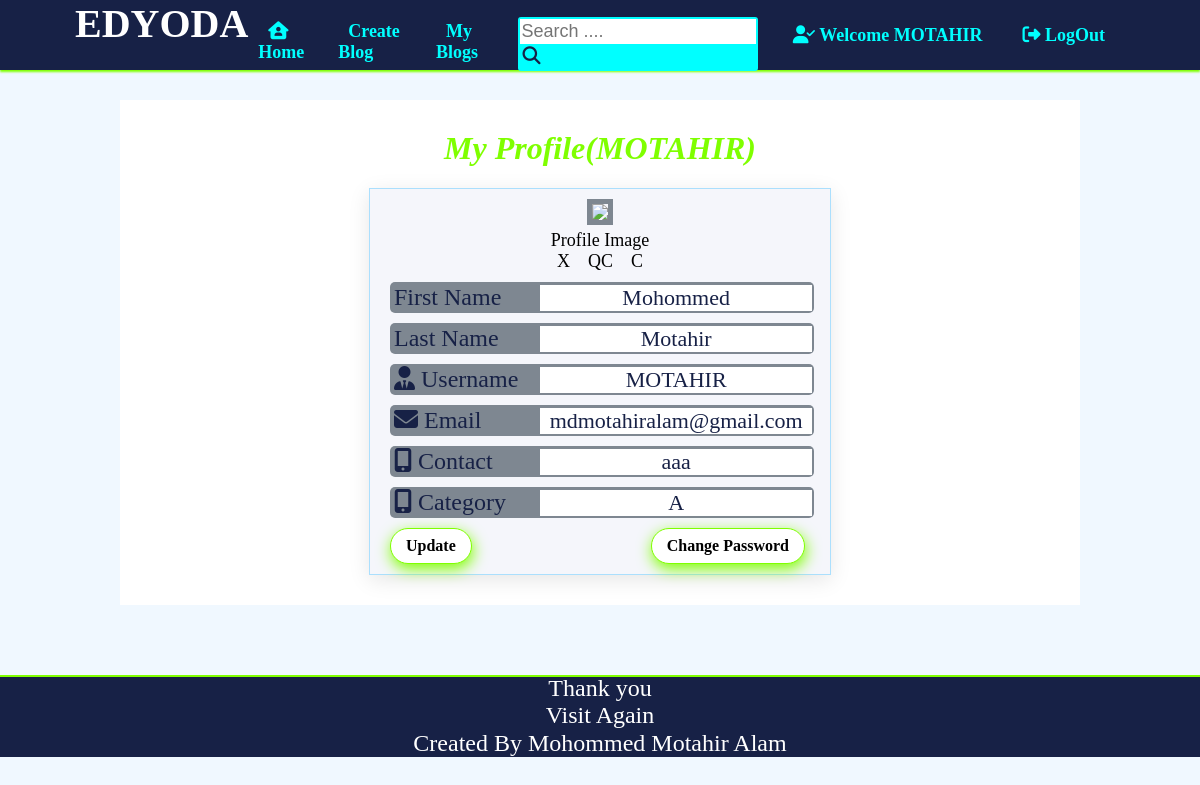
Screenshot of /account/1 with the database file from the repository.
### account/models.py (models this page shows, shortened)
class User(AbstractUser):
    CATEGORY_CHOICES=[('A','Author'),('R','Reader')]
    email=models.EmailField(unique=True)
    contact=models.CharField(max_length=10)
    image=models.ImageField(upload_to='account/',blank=True)
    bio=models.TextField(blank=True)
    category=models.CharField(choices=CATEGORY_CHOICES,default="R",max_length=1)
    REQUIRED_FIELDS=('email','category','first_name','last_name',)

### account/views.py (the view)
# urls.py: path("<int:pk>",UserDetailView.as_view(),name='Details'),
class UserDetailView(generic.DetailView):
    model=get_user_model()
    template_name = "registration/User Details.html"

### account/templates/registration/User Details.html (shortened to what this page needs)
{%extends 'blog/Base.html'%}
{%load static%}
{%block extra_head%}
    <link rel="stylesheet" href="{%static "blog/css/profile.css"%}">
{% endblock %}
{%block content%}
    <div id='wraper'>
        <h1>My Profile({{user.username}})</h1>
        <div id='details_wraper'>
            <div class='profile_img'>
                {% if user.image %}
                    <img style='width:100px; border:5px solid rgb(126, 135, 145);' src="{{user.image.url}}">
                {% else %}
                    <img style='width:100px; border:5px solid rgb(126, 135, 145);' src="https://philadelphiapsychology.org/wp-content/uploads/2018/07/male-profile-picture.png">
                {% endif %}
                <p>Profile Image</p>
                <p>{{user.bio|safe}}</p>
            </div>
            <div class="field">
                <div class='iconfield'>
                    <span>First Name</span>
                </div>
                <div class='userfield'>{{user.first_name}}</div>
            </div>
            <div class="field">
                <div class='iconfield'>
                    <span>Last Name</span>
                </div>
                <div class='userfield'>{{user.last_name}}</div>
            </div>
            <div class="field">
                <div class='iconfield'>
                    <i class="fas fa-user-tie"></i>
                    <span>Username</span>
                </div>
                <div class='userfield'>{{user.username}}</div>
            </div>
            <div class="field">
                <div class='iconfield'>
                    <i class="fa fa-envelope"></i>
                    <span>Email</span>
                </div>
                <div class='userfield'>{{user.email}}</div>
            </div>
            <div class="field">
                <div class='iconfield'>
                    <i class="fas fa-mobile-alt"></i>
                    <span>Contact</span>
                </div>
                <div class='userfield'>{{user.contact}}</div>
            </div>
            <div class="field">
                <div class='iconfield'>
                    <i class="fas fa-mobile-alt"></i>
                    <span>Category</span>
                </div>
                <div class='userfield'>{{user.category}}</div>
            </div>
            <div id='updatepart'>
                <a class="link" href="{%url 'Update' user.id%}"><button>Update</button></a>
                <a class="link" href="{%url 'password_change' %}"><button>Change Password</button></a>
            </div>
        </div>
    </div>
{% endblock %}

### blog/templates/blog/Base.html (shortened to what this page needs)
{%load static%}
<!DOCTYPE html>
<html>
    <head>
        <link rel="stylesheet" href="{% static "blog/css/Base.css"%}">
        {% block extra_head %}
        {% endblock %}
    </head>
    <body>
        <header>
            <div id="nav1">
                <span id="Edyoda">EDYODA</span>
                {% if user.is_authenticated %}
                    <a class="link" href="{%url 'home' %}"><span class="nav1"><i class="fas fa-house-user"></i> Home</span></a>
                    <a class="link" href="{%url 'Create Blog' %}"><span class="nav1">Create Blog</span></a>
                    <a class="link" href="{%url 'My Blog' user.get_username%}"><span class="nav1">My Blogs</span></a>
                {% endif %}
                <form class='search_box' method='get' action="{%url 'search'%}">
                    <input class='search_bar' type='search' placeholder='Search ....' name='query' id='query'>
                    <button class='search_btn' type='submit'><i class="fas fa-search"></i></button>
                </form>
            </div>
            <nav id="nav2">
                {%if user.is_authenticated %}
                    <a class="link" href="{%url 'Details' user.id %}"><span class="nav2"><i class="fas fa-user-check"></i> Welcome {{user.get_username}}</span></a>
                    <a class="link" href="{%url 'logout' %}"><span class="nav2"><i class="fas fa-sign-out-alt"></i> LogOut</span></a>
                {% else %}
                    <a class="link" href="{%url 'home' %}"><span class="nav2"><i class="fas fa-home"> </i>Home</span></a>
                    <a class="link" href="{%url 'login' %}"><span class="nav2"><i class="fas fa-sign-in-alt"></i> LogIn</span></a>
                    <a class="link" href="{%url 'Contact Us' %}"><span class="nav2">Contact Us</span></a>
                {% endif %}
            </nav>
        </header>
        <div id="container">
            {% block content %}
            {% endblock %}
        </div>
        <footer>
            <p>Thank you<br>Visit Again<p>
            <p>Created By Mohommed Motahir Alam</p>
        </footer>
    </body>
</html>

### blog/static/blog/css/Base.css (style rules this page uses)
html { scroll-behavior: smooth; }
body { margin: 0px; padding: 0px; background-color: aliceblue; font-family: 'Times New Roman', Times, serif; }
header { box-sizing: border-box; background-color: #172146; box-shadow: 0px 2px 2px #7fff00; width: 100%; height: 70px; position: fixed; top:0px; display: flex; justify-content: space-between; align-items: center; padding: 15px 75px; }
#nav1 { width: 65%; text-align: left; display: flex; justify-content: start; align-items: baseline; }
#nav2 { width: 35%; text-align: right; display: flex; justify-content: flex-end; align-items: baseline; }
#Edyoda { color:white; font-weight: bolder; font-size: 40px; margin: 0px; margin-right: 10px; }
.nav1 { color: aqua; font-weight: bolder; font-size: 18px; margin:0px 10px; }
.nav2 { color: aqua; font-weight: bolder; font-size: 18px; margin:0px 20px; }
footer { box-sizing: border-box; box-shadow: inset 0px 2px 0px #7fff00; background-color: #172146; width: 100%; height: 100%; color: white; font-size: 24px; text-align: center; }
footer p { margin: 1px; }
#container { width: 80%; margin: 70px auto; margin-top: 100px; background-color:white; box-sizing: border-box; }
h1 { text-align: center; font-weight: bolder; font-style: italic; color: #7fff00; }
button { width: auto; margin-bottom: 10px; margin-right: 5px; border-radius: 20px; cursor: pointer; color:black; font-weight: 600; font-family: 'Times New Roman'; background-color:white; box-shadow: 1px 5px 15px 0#7fff00; border: 1px solid #7fff00; font-size: 16px; padding: 8px 15px; }
.link { text-decoration: none; color: unset; }
.search_bar { border: none; font-size: 18px; padding: 2px; }
.search_btn { box-shadow: none; border-radius: 0px; cursor: pointer; border:none; font-size: 18px; color:#172146; background-color:aqua; padding: 2px; margin: 0px; margin-left: 1px; }
.search_box { background-color: aqua; padding: 2px; border-radius: 3px; }

### blog/static/blog/css/profile.css (style rules this page uses)
h1 { margin-top: 0px; }
#wraper { padding: 30px; margin: 0px; }
#details_wraper { width: 420px; height: 100%; background-color: #f5f6fb; margin: 0px auto; box-shadow: 0 5px 20px 0 rgba(0,0,0,.1); border: 1px solid rgba(0,168,255,.3); padding: 0px 20px; font-size: 24px; color: #172146; }
.profile_img { text-align: center; margin: 10px; color:black; font-size: 18px; }
.field { width: 100%; background-color: rgb(126, 135, 145); padding: 2px; display: flex; border-radius: 5px; align-items: center; margin-bottom: 10px; }
.iconfield { width: 35%; margin-left: 2px; }
.userfield { width: 65%; background-color: white; text-align: center; font-size: 22px; }
#updatepart { display: flex; justify-content: space-between; align-items: center; }
p { margin: 0px; }

### rows the page displays
User: get_username "MOTAHIR", username "MOTAHIR", bio "X QC C", first_name "Mohommed", last_name "Motahir", email "mdmotahiralam@gmail.com", contact "aaa", category "A"
